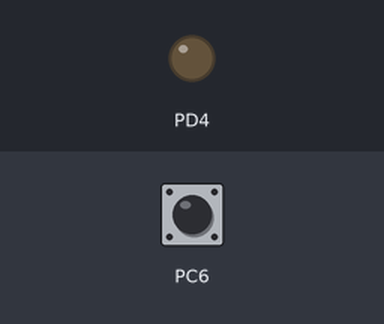
This program was run on a simulated ATmega328P, built with avr-gcc and emulated at 1 MHz. On the bench: output pins drawn as LEDs (lit = HIGH). The test bench sets the inputs (shaded band); at power-on: PC6 HIGH. Pins used as bus, display or sensor lines are not drawn.

Above: at 0.16 s.
Timing chart, 0 to 1.8 s (numbered marks = the images above):
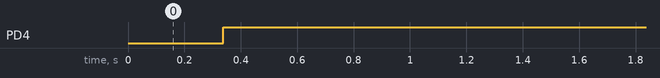

Measured:
- by itself, PD4: LOW → HIGH at 0.34 s

The program:

main.c
```c
#include <avr/io.h>
#include <util/delay.h>
#include "ws2812b.h"
#include "animation.h"
#include "debug.h"

#define  TOTAL_COLOR      10
#define  TOTAL_COLOR_LOOP 5

uint8_t  colors[TOTAL_COLOR*3]={
  0xfe,0xd7,0x00,
  0x66,0xcc,0x00,
  0x73,0x9B,0xD0,
  0x33,0x33,0xfe,
  0xb2,0x66,0xfe,
  0x00,0x10,0x20,
  0x00,0x10,0x20,
  0x00,0x10,0x20,
  0x00,0x10,0x20,
  0x00,0x10,0x20
};

uint8_t color_index=0, red_val=0, green_val=0, blue_val=0;

int main(void){

  WS2812B_Init();
  RGB_Animation_Init();
  debug_init();

  RGB_Clear_Buf_2D();

  RGB_Set_Pixel(15,100,0,0);

  RGB_Push_Buffer();
  while(1){

	red_val   = colors[(color_index*3)+0];
	green_val = colors[(color_index*3)+1];
	blue_val  = colors[(color_index*3)+2];

    RGB_Animation_Slide_Fill(red_val, green_val, blue_val);
	_delay_ms(1000);
	RGB_Animation_Slide_Unfill(red_val, green_val, blue_val);
	_delay_ms(1000);

	color_index++;
	if(color_index>=TOTAL_COLOR_LOOP){
	  color_index=0;
	}

	//RGB_Animation_Slide_Fill_Mid(100,0,0);
	//RGB_Animation_Slide_Unfill_Mid(100,0,0);

	//RGB_Set_Pixel(15);

	//RGB_Inc_Brightness(15,120,0,0);
	//_delay_ms(100);
  }
}
```

animation.c
```c
#include <avr/io.h>
#include <util/delay.h>
#include "ws2812b.h"
#include "animation.h"
#include "debug.h"

uint8_t  red=0, green=0, blue=0;
uint8_t  red_dir=0, green_dir=0, blue_dir=0;

#define  RED_MAX   255
#define  GREEN_MAX 255
#define  BLUE_MAX  255

#define  UPCOUNT   0
#define  DOWNCOUNT 1
#define  HALT      2

#define  RGB_INC_STEP 1
#define  RGB_DEC_STEP 4

typedef struct rgb_anim_t{
  uint8_t MaxVal;
  uint8_t MaxNumLedEven;
  uint8_t Red;
  uint8_t Green;
  uint8_t Blue;
  uint8_t PixelBuf[WS2812B_ANIMATION_PIXELS];
}rgb_anim_t;

rgb_anim_t RGBAnim;

void RGB_Animation_Clear_Pixel_Buf(void){
  for(uint16_t i=0;i<WS2812B_ANIMATION_PIXELS;i++){
	RGBAnim.PixelBuf[i]=0;
  }
}

void RGB_Animation_Clear_All_Pixels(void){
  for(uint16_t j=0;j<WS2812B_TOTAL_PIXEL_CLEAR;j++){
	WS2812B_Send_Pixel(0,0,0);
  }
}


void RGB_Brightness_Inc(uint8_t r, uint8_t g, uint8_t b, uint16_t pixel){
  RGBAnim.MaxVal=r;

  if(g>RGBAnim.MaxVal){
    RGBAnim.MaxVal=g;
  }

  if(b>RGBAnim.MaxVal){
    RGBAnim.MaxVal=b;
  }

  uint16_t temp[3];
  temp[0]=0;
  temp[1]=0;
  temp[2]=0;

  if((RGBAnim.MaxVal % RGB_INC_STEP)!=0){
    uint16_t temp=RGBAnim.MaxVal % RGB_INC_STEP;
	RGBAnim.MaxVal-=temp;
  }

  uint16_t loop_cnt=RGBAnim.MaxVal/3;

  for(uint16_t i=0;i<loop_cnt;i+=RGB_INC_STEP){


    uint16_t idle_pix=pixel;
    for(uint16_t j=0;j<idle_pix;j++){
      if(RGBAnim.PixelBuf[j]){
	    WS2812B_Send_Pixel(r,g,b);
	  }else{
	    WS2812B_Send_Pixel(0,0,0);
	  }
    }

	if(i>r){
	  temp[0]=r;
	}else{
	  temp[0]=i;
	}

	if(i>g){
	  temp[1]=g;
	}else{
	  temp[1]=i;
	}

	if(i>b){
	  temp[2]=b;
	}else{
	  temp[2]=i;
	}


	WS2812B_Send_Pixel(temp[0],temp[1],temp[2]);

	for(uint16_t j=idle_pix;j<=WS2812B_ANIMATION_PIXELS;j++){
      WS2812B_Send_Pixel(0,0,0);
    }
	_delay_us(100);
  }
}

void RGB_Brightness_Dec(uint8_t r, uint8_t g, uint8_t b, uint16_t pixel){
  RGBAnim.MaxVal=r;

  if(g>RGBAnim.MaxVal){
    RGBAnim.MaxVal=g;
  }

  if(b>RGBAnim.MaxVal){
    RGBAnim.MaxVal=b;
  }

  uint16_t temp[3];
  temp[0]=0;
  temp[1]=0;
  temp[2]=0;

  if((RGBAnim.MaxVal % RGB_DEC_STEP)!=0){
    uint16_t temp=RGBAnim.MaxVal % RGB_DEC_STEP;
	RGBAnim.MaxVal-=temp;
  }

  for(int i=RGBAnim.MaxVal;i>=0;i-=RGB_DEC_STEP){
    uint16_t idle_pix=pixel;
    for(uint16_t j=0;j<idle_pix;j++){
      if(RGBAnim.PixelBuf[j]){
	    WS2812B_Send_Pixel(r,g,b);
	  }else{
	    WS2812B_Send_Pixel(0,0,0);
	  }
    }

	if(i>r){
	  temp[0]=r;
	}else{
	  temp[0]=i;
	}

	if(i>g){
	  temp[1]=g;
	}else{
	  temp[1]=i;
	}

	if(i>b){
	  temp[2]=b;
	}else{
	  temp[2]=i;
	}


	WS2812B_Send_Pixel(temp[0],temp[1],temp[2]);

    for(uint16_t j=idle_pix;j<=WS2812B_ANIMATION_PIXELS;j++){
      WS2812B_Send_Pixel(0,0,0);
    }

	_delay_us(200);
  }
}


void RGB_Brightness_Inc_Mid(uint8_t r, uint8_t g, uint8_t b, uint16_t pixel){
  RGBAnim.MaxVal=r;

  if(g>RGBAnim.MaxVal){
    RGBAnim.MaxVal=g;
  }

  if(b>RGBAnim.MaxVal){
    RGBAnim.MaxVal=b;
  }

  uint16_t temp[3];
  temp[0]=0;
  temp[1]=0;
  temp[2]=0;

  for(uint16_t i=0;i<RGBAnim.MaxVal;i++){


	for(uint16_t j=0;j<pixel;j++){
	  WS2812B_Send_Pixel(r,g,b);
    }

	if(i>r){
	  temp[0]=r;
	}else{
	  temp[0]=i;
	}

	if(i>g){
	  temp[1]=g;
	}else{
	  temp[1]=i;
	}

	if(i>b){
	  temp[2]=b;
	}else{
	  temp[2]=i;
	}

	WS2812B_Send_Pixel(temp[0],temp[1],temp[2]); //lit-up-gradually

	for(uint16_t j=pixel+1;j<WS2812B_ANIMATION_PIXELS-pixel-1;j++){
	    WS2812B_Send_Pixel(0,0,0);
    }

	WS2812B_Send_Pixel(temp[0],temp[1],temp[2]);

	for(uint16_t j=0;j<pixel;j++){
	  WS2812B_Send_Pixel(r,g,b);
    }

	_delay_us(100);
  }
}

void RGB_Brightness_Dec_Mid(uint8_t r, uint8_t g, uint8_t b, uint16_t pixel){
  RGBAnim.MaxVal=r;

  if(g>RGBAnim.MaxVal){
    RGBAnim.MaxVal=g;
  }

  if(b>RGBAnim.MaxVal){
    RGBAnim.MaxVal=b;
  }

  uint16_t temp[3];
  temp[0]=0;
  temp[1]=0;
  temp[2]=0;

  for(uint16_t i=0;i<RGBAnim.MaxVal;i++){
    uint16_t idle_pix=pixel;
    for(uint16_t j=0;j<idle_pix;j++){
      if(RGBAnim.PixelBuf[j]){
	    WS2812B_Send_Pixel(r,g,b);
	  }else{
	    WS2812B_Send_Pixel(0,0,0);
	  }
    }

	if(i>r){
	  temp[0]=r;
	}else{
	  temp[0]=i;
	}

	if(i>g){
	  temp[1]=g;
	}else{
	  temp[1]=i;
	}

	if(i>b){
	  temp[2]=b;
	}else{
	  temp[2]=i;
	}


	WS2812B_Send_Pixel(temp[0],temp[1],temp[2]);

	for(uint16_t j=idle_pix;j<WS2812B_ANIMATION_PIXELS;j++){
      _delay_us(24);
    }
	_delay_us(100);
  }
}


void RGB_Brightness_Inc_Mid_Act(uint8_t r, uint8_t g, uint8_t b, uint16_t pixel){
  RGBAnim.MaxVal=r;

  if(g>RGBAnim.MaxVal){
    RGBAnim.MaxVal=g;
  }

  if(b>RGBAnim.MaxVal){
    RGBAnim.MaxVal=b;
  }

  uint16_t temp[4];
  temp[0]=0;
  temp[1]=0;
  temp[2]=0;

  temp[3]=RGB_Get_Mid_Point();

  if((RGBAnim.MaxVal % RGB_INC_STEP)!=0){
    uint16_t temp=RGBAnim.MaxVal % RGB_INC_STEP;
	RGBAnim.MaxVal-=temp;
  }

  uint16_t loop_cnt=RGBAnim.MaxVal/3;

  for(uint16_t i=0;i<loop_cnt;i+=RGB_INC_STEP){

    uint16_t idle_pix=pixel;
    for(uint16_t j=0;j<idle_pix;j++){
      if(RGBAnim.PixelBuf[j]){
	    WS2812B_Send_Pixel(r,g,b);
	  }else{
	    WS2812B_Send_Pixel(0,0,0);
	  }
    }

	if(i>r){
	  temp[0]=r;
	}else{
	  temp[0]=i;
	}

	if(i>g){
	  temp[1]=g;
	}else{
	  temp[1]=i;
	}

	if(i>b){
	  temp[2]=b;
	}else{
	  temp[2]=i;
	}


	WS2812B_Send_Pixel(temp[0],temp[1],temp[2]);

	for(uint16_t j=idle_pix;j<=WS2812B_ANIMATION_PIXELS;j++){
      WS2812B_Send_Pixel(0,0,0);
    }
	_delay_us(100);
  }
}


void RGB_Animation_Rotate_All_Color(void){
  for(uint16_t j=0;j<WS2812B_ANIMATION_PIXELS;j++){
	WS2812B_Send_Pixel(red,green,blue);
  }

  if(red_dir==UPCOUNT){
	if(red<RED_MAX){
	  red++;
	}
  }else if(red_dir==DOWNCOUNT){
	if(red>0){
	  red--;
	}
  }

  if(green_dir==UPCOUNT){
	if(green<GREEN_MAX){
	  green++;
	}
  }else if(green_dir==DOWNCOUNT){
	if(green>0){
	  green--;
	}
  }

  if(blue_dir==UPCOUNT){
	if(blue<BLUE_MAX){
	  blue++;
	}
  }else if(blue_dir==DOWNCOUNT){
	if(blue>0){
	  blue--;
	}
  }

  if     ((red == RED_MAX) && (green == 0  ) && (blue == 0)){
	red_dir   = HALT;
	green_dir = UPCOUNT;
	blue_dir  = HALT;
  }
  else if((red == RED_MAX) && (green == GREEN_MAX) && (blue == 0)){
	red_dir   = DOWNCOUNT;
	green_dir = HALT;
	blue_dir  = HALT;
  }
  else if((red == 0  ) && (green == GREEN_MAX) && (blue == 0)){
	red_dir   = HALT;
	green_dir = HALT;
	blue_dir  = UPCOUNT;
  }

  else if((red == 0  ) && (green == GREEN_MAX) && (blue == BLUE_MAX)){
	red_dir   = UPCOUNT;
	green_dir = DOWNCOUNT;
	blue_dir  = HALT;
  }

  /*else if((red == 0  ) && (green == 0) && (blue == BLUE_MAX)){
	red_dir   = UPCOUNT;
	green_dir = HALT;
	blue_dir  = HALT;
  }*/

  else if((red == RED_MAX) && (green == 0) && (blue == BLUE_MAX)){
	red_dir   = HALT;
	green_dir = HALT;
	blue_dir  = DOWNCOUNT;
  }
}


uint16_t  color=0,color1=0,color2=0,color3=0;

void RGB_Animation_Slide(void){
  uint16_t leading_blank=0;
  uint16_t trailing_blank=0;

  if(color==0){
	  color1=0xFF;
	  color2=0x00;
	  color3=0x00;
	}
	else if(color==1){
	  color1=0xFF;
	  color2=0xFF;
	  color3=0x00;
	}
	else if(color==2){
	  color1=0x00;
	  color2=0xFF;
	  color3=0x00;
	}
	else if(color==3){
	  color1=0x00;
	  color2=0xFF;
	  color3=0xFF;
	}
	else if(color==4){
	  color1=0x00;
	  color2=0x00;
	  color3=0xFF;
	}
	else if(color==4){
	  color1=0xFF;
	  color2=0x00;
	  color3=0xFF;
	}

  for(uint16_t i=0;i<WS2812B_ANIMATION_PIXELS;i++){

	trailing_blank = WS2812B_ANIMATION_PIXELS;
	trailing_blank-= leading_blank;


    for(uint16_t i=0;i<leading_blank;i++){
      WS2812B_Send_Pixel(0x00,0x00,0x00);
    }

	for(uint16_t i=0;i<3;i++){
	  WS2812B_Send_Pixel(color1,color2,color3);
	}

    for(uint16_t i=0;i<trailing_blank;i++){
      WS2812B_Send_Pixel(0x00,0x00,0x00);
    }

	leading_blank++;
	if(leading_blank>=WS2812B_ANIMATION_PIXELS){
	  leading_blank=0;
	}


	_delay_ms(1);
  }

  color++;
	if(color>4){
	  color=0;
	}
}


void RGB_Animation_Slide_Fill(uint8_t r, uint8_t g, uint8_t b){
  for(uint16_t i=0;i<WS2812B_ANIMATION_PIXELS;i++){
    RGB_Brightness_Inc(r,g,b,i);
	RGBAnim.PixelBuf[i]=1;
  }
}

void RGB_Animation_Slide_Unfill(uint8_t r, uint8_t g, uint8_t b){
  for(int i=WS2812B_ANIMATION_PIXELS-1;i>=0;i--){
    RGB_Brightness_Dec(r,g,b,i);
	RGBAnim.PixelBuf[i]=0;
  }
}


void RGB_Animation_Slide_Fill_Mid(uint8_t r, uint8_t g, uint8_t b){
  for(uint16_t i=0;i<WS2812B_ANIMATION_PIXELS/2;i++){
    RGB_Brightness_Inc_Mid(r,g,b,i);
	RGBAnim.PixelBuf[i]=1;
	RGBAnim.PixelBuf[WS2812B_ANIMATION_PIXELS-i-1]=1;
  }
}

void RGB_Animation_Slide_Unfill_Mid(uint8_t r, uint8_t g, uint8_t b){
  for(int i=WS2812B_ANIMATION_PIXELS-1;i>=0;i--){
    RGB_Brightness_Dec(r,g,b,i);
	RGBAnim.PixelBuf[i]=0;
  }
}


void RGB_Animation_Brightness_Inc(uint8_t r, uint8_t g, uint8_t b){
  RGBAnim.MaxVal=r;

  if(g>RGBAnim.MaxVal){
    RGBAnim.MaxVal=g;
  }

  if(b>RGBAnim.MaxVal){
    RGBAnim.MaxVal=b;
  }


  for(int i=0;i<WS2812B_ANIMATION_PIXELS;i++){
    WS2812B_Send_Pixel(r,g,b);
	_delay_ms(10);
  }
}

void RGB_Animation_Brightness_Dec(uint8_t r, uint8_t g, uint8_t b){
  for(int i=0;i<WS2812B_ANIMATION_PIXELS;i++){
    WS2812B_Send_Pixel(r,g,b);
	_delay_ms(10);
  }
}


void RGB_Animation_Init(void){
  red=RED_MAX;
  red_dir=HALT;
  green_dir=HALT;
  blue_dir=HALT;
  _delay_ms(100);
  RGB_Animation_Clear_All_Pixels();
  _delay_ms(100);
  RGB_Animation_Clear_Pixel_Buf();
}


///////////////////////////////////////New Structured/////////////////////

typedef struct rgb_t{
  uint8_t MaxVal;
  uint8_t MaxNumLedEven;
  uint8_t PixelBuf[WS2812B_ANIMATION_PIXELS][4];  //r,g,b,complete
}rgb_t;

rgb_t RGB;


void RGB_Clear_Buf_2D(void){
  for (uint8_t i=0;i<WS2812B_ANIMATION_PIXELS;i++){
    RGB.PixelBuf[i][0]=0;
	RGB.PixelBuf[i][1]=0;
	RGB.PixelBuf[i][2]=0;
  }
}

void RGB_Set_Pixel(uint8_t pos, uint8_t red, uint8_t green, uint8_t blue){
  RGB.PixelBuf[pos][0]=red;
  RGB.PixelBuf[pos][1]=green;
  RGB.PixelBuf[pos][2]=blue;
}


void RGB_Push_Buffer(void){
  for(uint8_t i=0;i<WS2812B_ANIMATION_PIXELS;i++){
	WS2812B_Send_Pixel(RGB.PixelBuf[i][0], RGB.PixelBuf[i][1], RGB.PixelBuf[i][2]);
  }
}

uint16_t RGB_Get_Mid_Point(void){
  uint16_t temp=WS2812B_ANIMATION_PIXELS;
  if(temp%2==0){
    temp/=2;
	RGB.MaxNumLedEven=1;
  }else{
    temp/=2;
	temp+=1;
	RGB.MaxNumLedEven=0;
  }
  return temp;
}

void RGB_Inc_Brightness(uint8_t pos, uint8_t red, uint8_t green, uint8_t blue){
  if(RGB.PixelBuf[pos][3]==0){
    for(uint8_t i=0;i<red;i++){
      RGB_Set_Pixel(pos, i, 0, 0);
	  RGB_Push_Buffer();
	  _delay_us(1000);
	}
  }
}
```

animation.h
```c
#define  WS2812B_TOTAL_PIXEL_CLEAR  300
#define  WS2812B_ANIMATION_PIXELS   29

void     RGB_Animation_Clear_Pixel_Buf(void);
void     RGB_Animation_Clear_All_Pixels(void);
void     RGB_Animation_Rotate_All_Color(void);

void     RGB_Brightness_Inc(uint8_t r, uint8_t g, uint8_t b, uint16_t pixel);
void     RGB_Brightness_Dec(uint8_t r, uint8_t g, uint8_t b, uint16_t pixel);

void     RGB_Brightness_Inc_Mid(uint8_t r, uint8_t g, uint8_t b, uint16_t pixel);
void     RGB_Brightness_Dec_Mid(uint8_t r, uint8_t g, uint8_t b, uint16_t pixel);

uint16_t RGB_Get_Mid_Point(void);
void     RGB_Brightness_Inc_Mid_Act(uint8_t r, uint8_t g, uint8_t b, uint16_t pixel);

void     RGB_Animation_Slide(void);
void     RGB_Animation_Slide_Fill(uint8_t r, uint8_t g, uint8_t b);
void     RGB_Animation_Slide_Unfill(uint8_t r, uint8_t g, uint8_t b);

void     RGB_Animation_Slide_Fill_Mid(uint8_t r, uint8_t g, uint8_t b);
void     RGB_Animation_Slide_Unfill_Mid(uint8_t r, uint8_t g, uint8_t b);

void     RGB_Animation_Brightness_Inc(uint8_t r, uint8_t g, uint8_t b);
void     RGB_Animation_Brightness_Dec(uint8_t r, uint8_t g, uint8_t b);

void     RGB_Animation_Init(void);


void     RGB_Clear_Buf_2D(void);
void     RGB_Set_Pixel(uint8_t pos, uint8_t red, uint8_t green, uint8_t blue);
void     RGB_Push_Buffer(void);

void     RGB_Inc_Brightness(uint8_t pos, uint8_t red, uint8_t green, uint8_t blue);
```

debug.h
```c
#define  DEBUG_TX_DDR     DDRD
#define  DEBUG_TX_PORT    PORTD
#define  DEBUG_TX_PIN     PIND
#define  DEBUG_TX_bp      4U


/*Must edit DEBUG_RX_XXXX definition*/
#define  DEBUG_RX_DDRC
#define  DEBUG_RX_DDR     DDRC
#define  DEBUG_RX_PORT    PORTC
#define  DEBUG_RX_PIN     PINC
#define  DEBUG_RX_bp      6U


/*Only for debugging purpose*/
//#define  DEBUG_GPIO_SWITCH_DEBUGGING
#define  DEBUG_TEST_DDR   DDRD
#define  DEBUG_TEST_PORT  PORTD
#define  DEBUG_TEST_PIN   PIND
#define  DEBUG_TEST_bp    1U


#define  DEBUG_BAUD_RATE_38400


//#define  DEBUG_USE_DELAY
#define  DEBUG_USE_TIMER0
//#define  DEBUG_USE_TIMER1
//#define  DEBUG_USE_TIMER2

#define  DEBUG_RX_BUF_SIZE 32


void     debug_struct_init(void);
void     debug_timings_init(void);
void     debug_timer_start(void);
void     debug_timer_stop(void);
void     debug_gpio_init(void);
void     debug_tx_high(void);
void     debug_tx_low(void);
void     debug_tx_set(uint8_t pin_state);
uint8_t  debug_rx_get(void);

void     debug_delay(uint16_t val);
void     debug_delay_index_0(void);
void     debug_delay_index_1(void);
void     debug_delay_index_2(void);

void     debug_tx_byte(uint8_t val);
uint8_t  debug_rx_byte(void);
uint8_t  debug_rx_byte_get(void);
void     debug_rx_byte_clear(void);
void     debug_rx_byte_set(uint8_t val);

void     debug_tx_hex(uint32_t val);
void     debug_tx_bin(uint32_t val);

void     debug_tx_nl(void);
void     debug_tx_sp(void);
void     debug_tx_cm(void);

void     debug_tx_text(char *str);
void     debug_tx_text_nl(char *str);
void     debug_tx_text_sp(char *str);
void     debug_tx_text_cm(char *str);

void     debug_determine_digit_numbers(uint32_t num);
void     debug_tx_number_digits(void);

void     debug_tx_number(int32_t num);
void     debug_tx_number_nl(int32_t num);
void     debug_tx_number_sp(int32_t num);
void     debug_tx_number_cm(int32_t num);

void     debug_tx_number_hex_nl(int32_t num);
void     debug_tx_number_hex_sp(int32_t num);
void     debug_tx_number_hex_cm(int32_t num);

void     debug_tx_number_bin_nl(int32_t num);
void     debug_tx_number_bin_sp(int32_t num);
void     debug_tx_number_bin_cm(int32_t num);

void     debug_tx_parameter_nl(char *name, int32_t num);
void     debug_tx_parameter_sp(char *name, int32_t num);
void     debug_tx_parameter_cm(char *name, int32_t num);

void     debug_tx_parameter_hex_nl(char *name, int32_t num);
void     debug_tx_parameter_hex_sp(char *name, int32_t num);
void     debug_tx_parameter_hex_cm(char *name, int32_t num);

void     debug_tx_parameter_bin_nl(char *name, int32_t num);
void     debug_tx_parameter_bin_sp(char *name, int32_t num);
void     debug_tx_parameter_bin_cm(char *name, int32_t num);

uint8_t  debug_buf_get(uint8_t index);
uint8_t  debug_buf_index_get(void);
void     debug_flush_buf(void);
uint8_t  debug_databsy_get(void);
uint8_t  debug_data_available_rx_buf(void);
uint8_t  debug_available_bytes_rx_buf(void);

void     debug_init(void);
```

ws2812b.h
```c
#define  WS2812B_DDR          DDRD
#define  WS2812B_PORT         PORTD
#define  WS2812B_bp           5U


void     WS2812B_Gpio_Init(void);
void     WS2812B_Send_Byte(uint8_t val);
void     WS2812B_Send_Pixel(uint8_t r, uint8_t g, uint8_t b);
void     WS2812B_Pixel_Delay(void);
void     WS2812B_Init(void);
```

Source omitted: debug.c (14108 bytes), ws2812b.c (4404 bytes)
